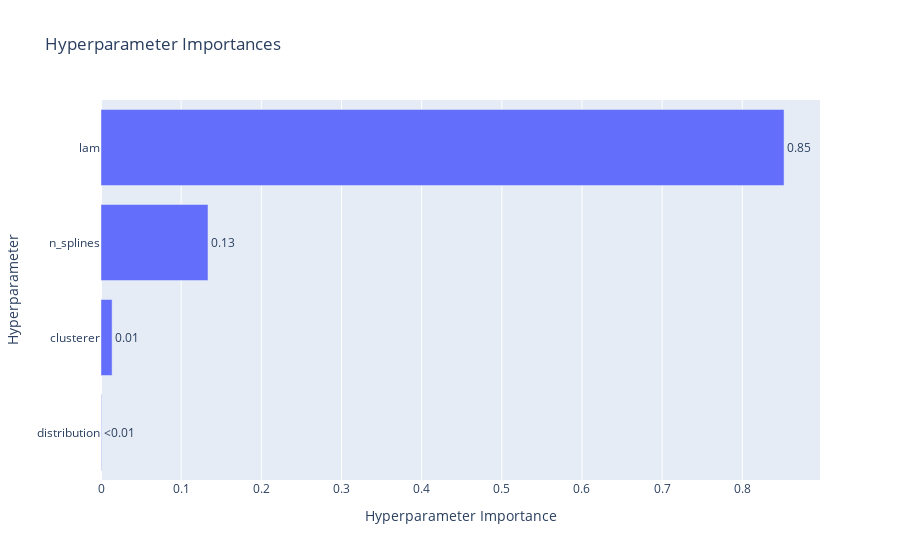

Notebook source saved alongside this figure:
### Markdown cell above
#### **Hyperparameter Importance**

### Code cell
plot_param_importances(study_gam_bs)

### Figure 1 — Plotly figure (JSON) as saved in the notebook; plotly's stock layout.template omitted (floating-point values rounded to 4 significant figures)
{"data": [{"cliponaxis": false, "hovertemplate": ["distribution (CategoricalDistribution): 0.0005640501753260312<extra></extra>", "clusterer (CategoricalDistribution): 0.013857609308285737<extra></extra>", "n_splines (IntDistribution): 0.13347016689383667<extra></extra>", "lam (FloatDistribution): 0.8521081736225515<extra></extra>"], "name": "Objective Value", "orientation": "h", "text": ["<0.01", "0.01", "0.13", "0.85"], "textposition": "outside", "type": "bar", "x": [0.0005641, 0.01386, 0.1335, 0.8521], "y": ["distribution", "clusterer", "n_splines", "lam"]}], "layout": {"title": {"text": "Hyperparameter Importances"}, "xaxis": {"title": {"text": "Hyperparameter Importance"}}, "yaxis": {"title": {"text": "Hyperparameter"}}}}
